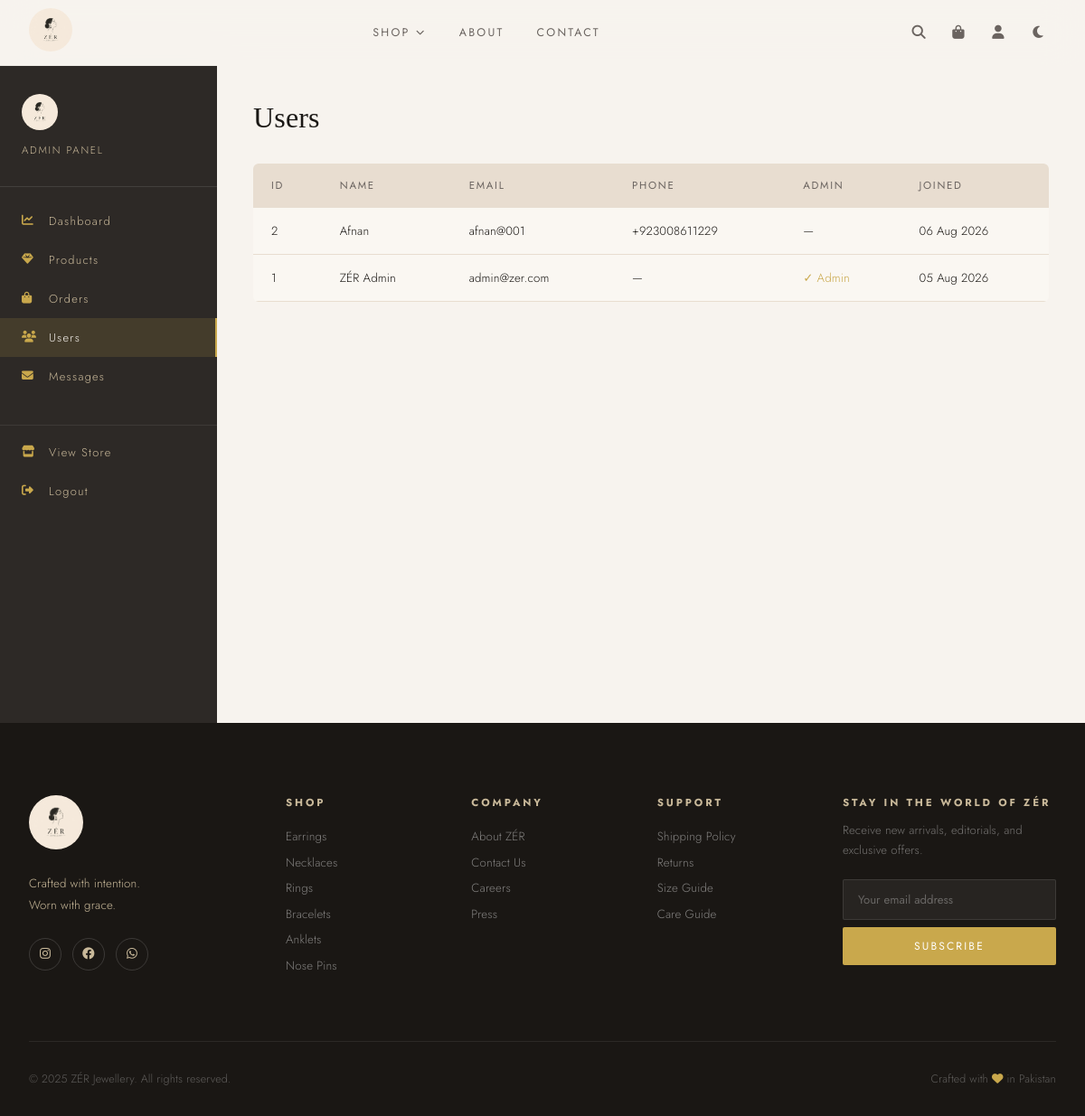
Before: /admin/users (signed in) with the older database file.
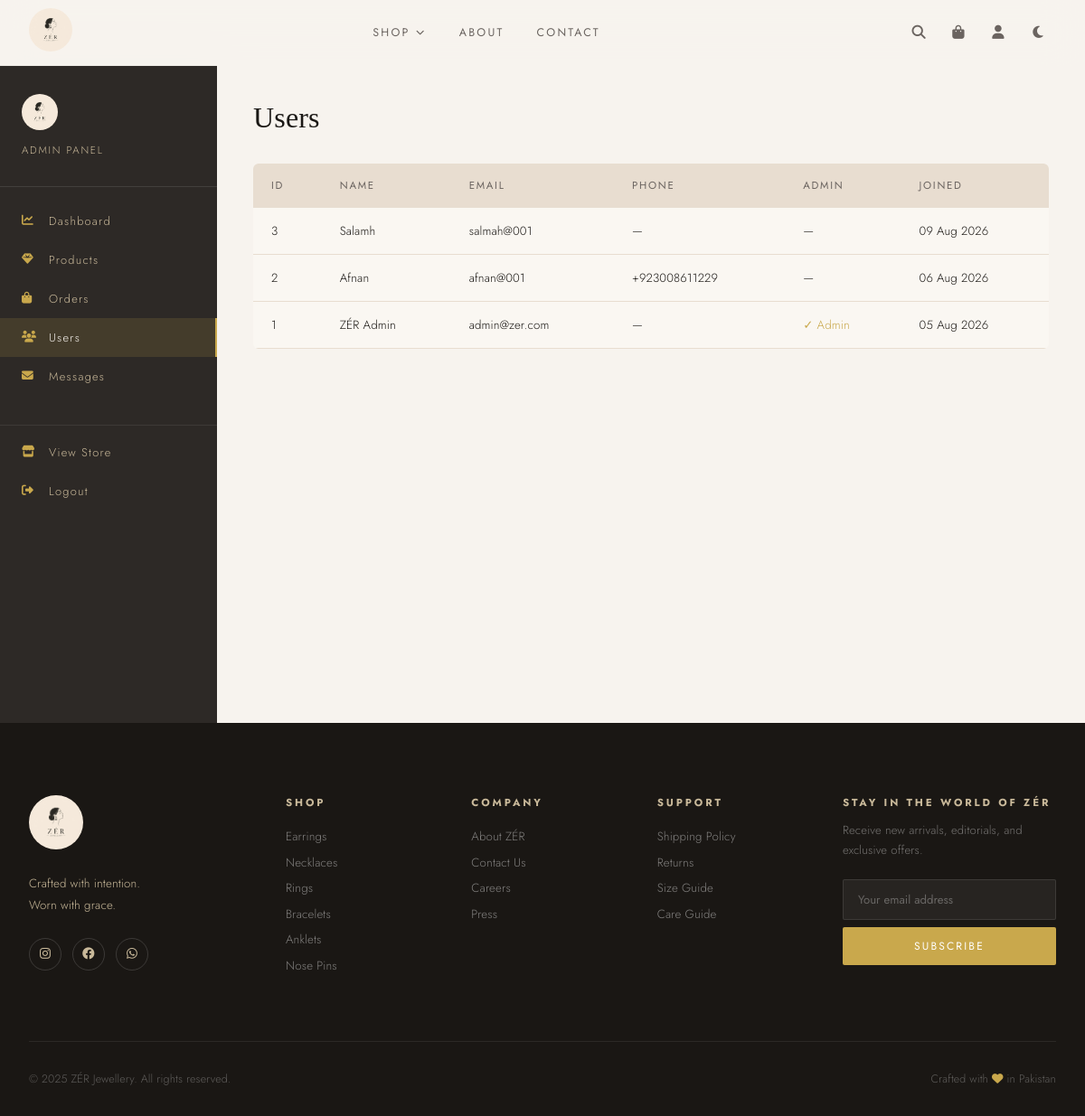
After: the same page with the newer database file.
### app.py (models this page shows)
class User(db.Model):
    id = db.Column(db.Integer, primary_key=True)
    name = db.Column(db.String(100), nullable=False)
    email = db.Column(db.String(120), unique=True, nullable=False)
    password = db.Column(db.String(200), nullable=False)
    phone = db.Column(db.String(20))
    address = db.Column(db.Text)
    is_admin = db.Column(db.Boolean, default=False)
    created_at = db.Column(db.DateTime, default=datetime.utcnow)
    orders = db.relationship('Order', backref='user', lazy=True)
    wishlist = db.relationship('Wishlist', backref='user', lazy=True)
    reviews = db.relationship('Review', backref='user', lazy=True)

### app.py (the view)
@app.route('/admin/users')
@admin_required
def admin_users():
    users = User.query.order_by(User.created_at.desc()).all()
    pending_orders, new_messages = get_admin_counts()
    return render_template(
        'admin/users.html',
        users=users,
        pending_orders=pending_orders,
        new_messages=new_messages
    )

### app.py (called while the page is built)
def get_cart():
    return session.get('cart', {})

def cart_count():
    cart = get_cart()
    return sum(item['qty'] for item in cart.values())

def get_wishlist_ids():
    uid = session.get('user_id')
    if uid:
        items = Wishlist.query.filter_by(user_id=uid).all()
        return [w.product_id for w in items]
    return session.get('wishlist', [])

def get_admin_counts():
    pending_orders = Order.query.filter_by(status='Confirmed').count()
    new_messages = ContactMessage.query.filter_by(is_read=False).count()
    return pending_orders, new_messages

@app.context_processor
def inject_globals():
    uid = session.get('user_id')
    current_user = User.query.get(uid) if uid else None
    return dict(
        cart_count=cart_count(),
        wishlist_ids=get_wishlist_ids(),
        current_user=current_user,
        categories=['Earrings','Necklaces','Rings','Bracelets','Anklets','Nose Pins']
    )

def admin_required(f):
    from functools import wraps
    @wraps(f)
    def decorated(*args, **kwargs):
        if 'user_id' not in session or not session.get('is_admin'):
            flash('Admin access required.', 'error')
            return redirect(url_for('login'))
        return f(*args, **kwargs)
    return decorated

### templates/admin/users.html
{% extends "admin/base.html" %}
{% block admin_content %}
<h1 class="admin-title">Users</h1>
<table class="admin-table">
  <thead>
    <tr><th>ID</th><th>Name</th><th>Email</th><th>Phone</th><th>Admin</th><th>Joined</th></tr>
  </thead>
  <tbody>
    {% for user in users %}
    <tr>
      <td>{{ user.id }}</td>
      <td>{{ user.name }}</td>
      <td>{{ user.email }}</td>
      <td>{{ user.phone or '—' }}</td>
      <td>{% if user.is_admin %}<span style="color:var(--gold)">✓ Admin</span>{% else %}—{% endif %}</td>
      <td>{{ user.created_at.strftime('%d %b %Y') }}</td>
    </tr>
    {% endfor %}
  </tbody>
</table>
{% endblock %}

### templates/admin/base.html (shortened to what this page needs)
{% extends "base.html" %}
{% block body_class %}admin-body{% endblock %}
{% block content %}
<div class="admin-layout">
  <aside class="admin-sidebar">
    <div class="admin-sidebar-logo">
      <img src="{{ url_for('static', filename='images/logo.jpeg') }}" alt="ZÉR">
      <p style="color:var(--beige-dark);font-size:0.72rem;letter-spacing:0.15em;text-transform:uppercase;margin-top:0.5rem">Admin Panel</p>
    </div>
    <nav class="admin-nav">
  <a href="{{ url_for('admin_dashboard') }}" class="{% if request.endpoint=='admin_dashboard' %}active{% endif %}"><i class="fas fa-chart-line"></i> Dashboard</a>
  <a href="{{ url_for('admin_products') }}" class="{% if 'product' in request.endpoint %}active{% endif %}"><i class="fas fa-gem"></i> Products</a>
  <a href="{{ url_for('admin_orders') }}" class="{% if request.endpoint=='admin_orders' %}active{% endif %}">
    <i class="fas fa-shopping-bag"></i> Orders
  </a>
  <a href="{{ url_for('admin_users') }}" class="{% if request.endpoint=='admin_users' %}active{% endif %}"><i class="fas fa-users"></i> Users</a>
  <a href="{{ url_for('admin_messages') }}" class="{% if request.endpoint=='admin_messages' %}active{% endif %}">
    <i class="fas fa-envelope"></i> Messages
  </a>
  <a href="{{ url_for('home') }}" style="margin-top:2rem;border-top:1px solid rgba(255,255,255,0.08);padding-top:1.25rem"><i class="fas fa-store"></i> View Store</a>
  <a href="{{ url_for('logout') }}"><i class="fas fa-sign-out-alt"></i> Logout</a>
</nav>
  </aside>
  <div class="admin-content">
    {% block admin_content %}{% endblock %}
  </div>
</div>
{% endblock %}

### templates/base.html (shortened to what this page needs)
<!DOCTYPE html>
<html lang="en">
<head>
<link rel="stylesheet" href="{{ url_for('static', filename='css/main.css') }}">
<link rel="stylesheet" href="https://cdnjs.cloudflare.com/ajax/libs/font-awesome/6.4.0/css/all.min.css">
</head>
<body class="{% block body_class %}{% endblock %}">
<nav class="navbar" id="navbar">
  <div class="nav-inner">
    <a href="{{ url_for('home') }}" class="nav-logo">
      <img src="{{ url_for('static', filename='images/logo.jpeg') }}" alt="ZÉR">
    </a>
<ul class="nav-links" id="navLinks">      <li class="nav-dropdown">
        <a href="{{ url_for('shop') }}" class="nav-link {% if request.endpoint=='shop' %}active{% endif %}">Shop </a>
      </li>
      <li><a href="{{ url_for('about') }}" class="nav-link {% if request.endpoint=='about' %}active{% endif %}">About</a></li>
      <li><a href="{{ url_for('contact') }}" class="nav-link {% if request.endpoint=='contact' %}active{% endif %}">Contact</a></li>
    </ul>
    <div class="nav-actions">
      <button class="nav-icon-btn" id="searchToggle" title="Search"><i class="fas fa-search"></i></button>
      <a href="{{ url_for('cart') }}" class="nav-icon-btn cart-btn" title="Cart">
        <i class="fas fa-shopping-bag"></i>
      </a>
      {% if current_user %}
      <div class="nav-user-dropdown">
        <button class="nav-icon-btn" title="Account"><i class="fas fa-user"></i></button>
      </div>
      {% else %}
      <a href="{{ url_for('login') }}" class="nav-icon-btn" title="Login"><i class="fas fa-user"></i></a>
      {% endif %}
      <button class="nav-icon-btn theme-toggle" id="themeToggle" title="Toggle Mode"><i class="fas fa-moon"></i></button>
    </div>
  </div>
</nav>
<main>{% block content %}{% endblock %}</main>
<footer class="footer">
  <div class="footer-inner">
    <div class="footer-brand">
      <img src="{{ url_for('static', filename='images/logo.jpeg') }}" alt="ZÉR" class="footer-logo">
      <p>Crafted with intention.<br>Worn with grace.</p>
     <div class="footer-social">
  <a href="https://instagram.com/official_zer_" aria-label="Instagram" target="_blank"><i class="fab fa-instagram"></i></a>
  <a href="https://www.facebook.com/share/1Hdv8RHKKD/" aria-label="Facebook" target="_blank"><i class="fab fa-facebook"></i></a>
  <a href="https://wa.link/jp6xn8" aria-label="WhatsApp" target="_blank"><i class="fab fa-whatsapp"></i></a>
</div>
    </div>
    <div class="footer-col">
      <h4>Shop</h4>
      {% for cat in categories %}
      <a href="{{ url_for('shop', category=cat) }}">{{ cat }}</a>
      {% endfor %}
    </div>
    <div class="footer-col">
      <h4>Company</h4>
      <a href="{{ url_for('about') }}">About ZÉR</a>
      <a href="{{ url_for('contact') }}">Contact Us</a>
      <a href="#">Careers</a>
      <a href="#">Press</a>
    </div>
    <div class="footer-col">
      <h4>Support</h4>
      <a href="#">Shipping Policy</a>
      <a href="#">Returns</a>
      <a href="#">Size Guide</a>
      <a href="#">Care Guide</a>
    </div>
    <div class="footer-newsletter">
      <h4>Stay in the world of ZÉR</h4>
      <p>Receive new arrivals, editorials, and exclusive offers.</p>
      <form action="{{ url_for('newsletter') }}" method="post" class="footer-form">
        <input type="email" name="email" placeholder="Your email address" required>
        <button type="submit">Subscribe</button>
      </form>
    </div>
  </div>
  <div class="footer-bottom">
    <p>&copy; 2025 ZÉR Jewellery. All rights reserved.</p>
    <p>Crafted with <i class="fas fa-heart"></i> in Pakistan</p>
  </div>
</footer>
</body>
</html>

Changed rows visible on the page:
added User: id "3", name "Salamh", email "salmah@001", phone "—", created_at "09 Aug 2026"
